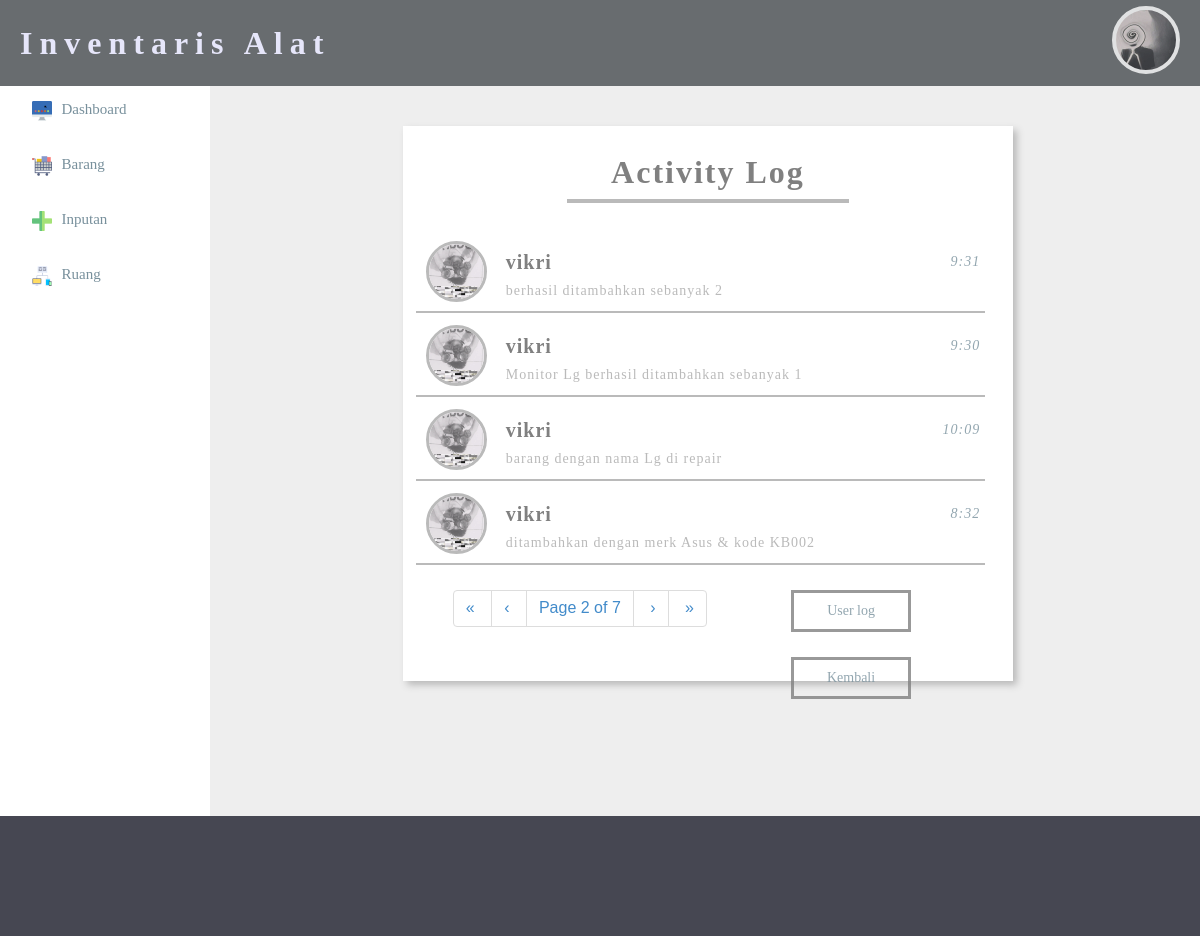
Page /pegawai/log.php?pagination=true&page=1&page=2 (signed in) on the committed database.
### tables this page shows
CREATE TABLE IF NOT EXISTS `activty_log` (
  `id_activity` int(11) NOT NULL AUTO_INCREMENT,
  `id` int(11) NOT NULL,
  `date` datetime NOT NULL,
  `action` varchar(500) NOT NULL,
  `status` varchar(50) NOT NULL,
  PRIMARY KEY (`id_activity`)
);

### pegawai/log.php (the view, shortened to what this page needs)
<?php
	include 'session.php';
	include 'pagination.php';
	$sql =  "SELECT * FROM activty_log INNER JOIN admin ON activty_log.id=admin.id  ORDER BY activty_log.id_activity DESC";
        $result = mysql_query($sql);
        $rpp = 4;
        $reload = "log.php?pagination=true&page=1";
        $page = intval($_GET["page"]);
        $tcount = mysql_num_rows($result);
        $tpages = ($tcount) ? ceil($tcount/$rpp) : 1;
        $count = 0;
        $i = ($page-1)*$rpp;
 ?>
 <html>
 <head>
 	<link rel="stylesheet" type="text/css" href="../css/admin_css.css">
 	<link rel="stylesheet" type="text/css" href="../css/log.css">
	<link rel="stylesheet" type="text/css" href="../css/bootstrap.css">
 </head>
 <body>
 	<?php
 		include 'header.php';
 	 ?>
	 <div class="a">
	 	<center>
		 	<div class="log">
		 		<h1>Activity Log</h1><hr>
		 		<br>
		 		<?php
                    while(($count<$rpp) && ($i<$tcount)) {
                        $data = mysql_fetch_array($result);
                        $date = $data['date'];
                        $tanggal = date('G:i', strtotime($date));
                        ?>
                    	<div class="user_log">
                    		<div class="photo">
                    			<img src="../gambar_profile/<?php echo $data['nama_gambar']; ?>">
                    		</div>
                    		<h3><?php echo $data['nama_depan']; ?></h3>
                    		<i style="float: right; margin-top: -15px; opacity: 0.8;"><?php echo $tanggal; ?></i>
                    		<p><?php echo $data['action']; ?></p>
                    	</div>
                    <?php
                        $i++;
                        $count++;
                    } ?>
                <div class="pagination" style="float: left; margin-left: 22px; margin-top: 5px;">
                	<?php echo paginate_one($reload, $page, $tpages); ?>
                </div>
                <a href="log2.php?page=1">
                	<button>User log</button>
                </a>
                <a href="inventori.php">
                	<button>Kembali</button>
                </a>
		 	</div>
	 	</center>
	 </div>
 	<?php
 		include 'sisi.php';
 	 ?>
 <div class="c">
 </div>
 </body>
 </html>

### css/admin_css.css (style rules this page uses)
body { margin: 0; padding: 0; font-family: helvetica; }
.a { width: 77%; padding-top: 10px; padding-left: 3%; padding-right: 2.5%; height: 720px; float: right; background-color: #eee; }
.c { width: 100%; background-color: rgb(70, 71, 82); padding: 5%; float: right; }
.a a { text-decoration: none; }
.pagination { display: inline-block; }
.pesan p, i { font-family: paranoid; font-size: 14px; color: #78909C; letter-spacing: 1px; }

### css/log.css (style rules this page uses)
.log { width: 60%; height: 500px; padding: 3%; margin-top: 30px; background-color: white; box-shadow: 4px 4px 7px #bababa; }
.log h1 { margin: 0; font-family: paranoid; letter-spacing: 2px; color: grey; }
.log hr { border: 2px solid #bababa; width: 50%; }
.user_log { width: 100%; height: 65px; border-bottom: 2px solid #bababa; float: right; margin-top: 7px; padding: 5px; padding-left: 10px; }
.photo { width: 55px; height: 55px; float: left; border: 3px solid #bababa ; border-radius: 50%; }
.photo img { width: 100%; height: 100%; border-radius: 50%; opacity: 0.9; }
.user_log h3 { margin: 0; text-align: left; margin-left: 80px; margin-top: 10px; margin-bottom: -5px; font-family: paranoid; letter-spacing: 1px; color: grey; font-size: 20px; }
.user_log p { text-align: left; margin-left: 80px; font-family: paranoid; color: #bababa; font-size: 14px; letter-spacing: 1px; }
.log button { padding: 10px; margin-top: 25px; margin-right: 10px; margin-left: 20px; width: 120px; border:3px solid grey; background-color: transparent; font-family: paranoid; font-size: 14px; color: #78909C; opacity: 0.8; }

### rows in the picture
activty_log: admin.nama_gambar (picture), admin.nama_depan "vikri", date "9:31", action "berhasil ditambahkan sebanyak 2"
activty_log: admin.nama_gambar (picture), admin.nama_depan "vikri", date "9:30", action "Monitor Lg berhasil ditambahkan sebanyak 1"
activty_log: admin.nama_gambar (picture), admin.nama_depan "vikri", date "10:09", action "barang dengan nama Lg di repair"
activty_log: admin.nama_gambar (picture), admin.nama_depan "vikri", date "8:32", action "ditambahkan dengan merk Asus & kode KB002"

### other values in the picture
$firstlabel "«"
$prevlabel "‹"
$page "2"
$tpages "7"
$nextlabel "›"
$lastlabel "»"
